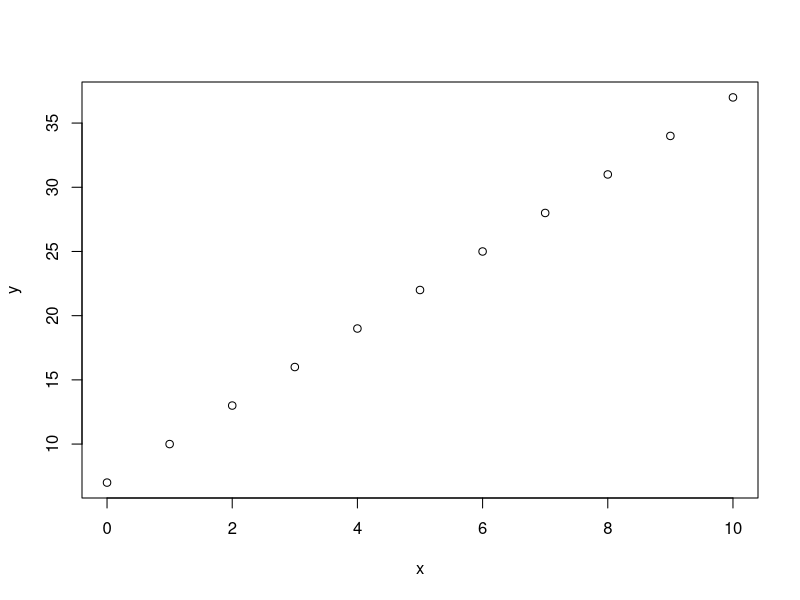

Recreate this plot in R. (Note: this script raises an error after producing the figure.)
## ---- chunk 1
# Type your code here.
## ---- chunk 2
x = seq(0,10,1)
a = 3
b = 7
y = a*x + b
plot(x,y)
## ---- chunk 3
# Type your code here.
## ---- chunk 4
y_base = y
# sensitivity of a
a_


## ---- chunk 5
# Type your code here.
## ---- chunk 6
x = seq(0, 10, 0.1)
y = cos(x)
plot(x,y)
